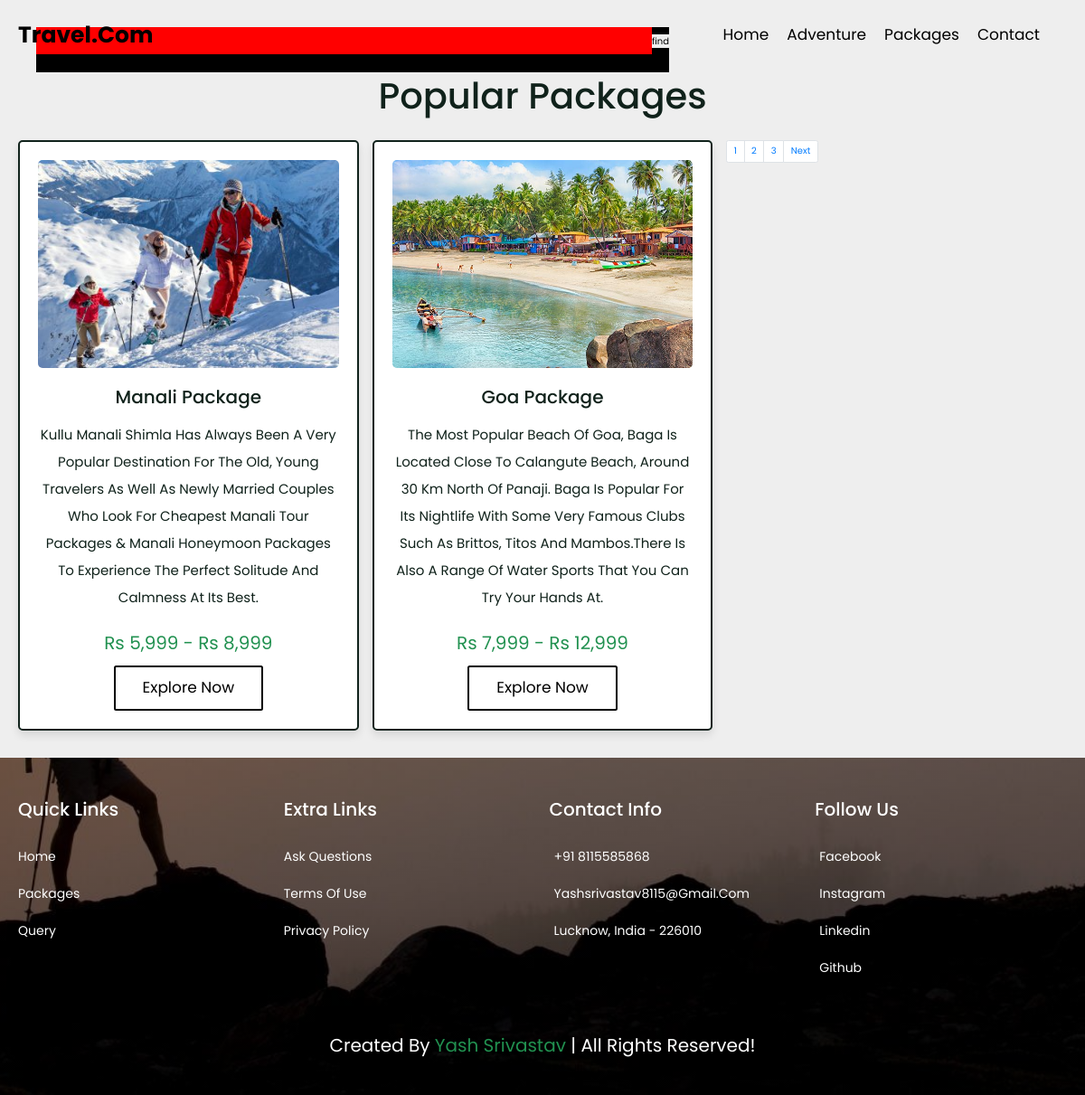
Page /packages/ on the committed database.
### packages/models.py (models this page shows)
class Package(models.Model):
    place=models.CharField(max_length=50)
    see=models.TextField()
    price=models.TextField()
    image=models.FileField( upload_to="see/", max_length=100,null=True,default=None)

### mysite/views.py (the view)
# urls.py: path('packages/', views.packages ,name="packages"),
def packages(request):
    packageData=Package.objects.all()
    if request.method == "GET":
        p=request.GET.get('packages')
        if p!=None:
            packageData=Package.objects.filter(place = p)
    paginator=Paginator(packageData,2)
    page=request.GET.get('page')
    packageDatafinal=paginator.get_page(page)
    total=packageDatafinal.paginator.num_pages
    data={
        'packageData':packageDatafinal,
        'list':[n+1 for n in range(total)]
    }
    return render(request,"packages.html",data)

### templates/packages.html (shortened to what this page needs)
{% extends 'base.html' %} {% block sumit %}
<section class="packages" id="packages">
    <div>
        <form method="get" style="background-color: black;">
            <input type="text" name="packages" style="background-color:red;" value="" />
            <button type="submit">find</button>
        </form>
    </div>
    <h1 class="heading">popular packages</h1>
    <div class="box-container">
        {% for n in packageData %}
        <div class="box">
            <div class="image">
                <img src="/media/{{n.image}}" alt="">
            </div>
            <div class="content">
                <h3>{{n.place}}</h3>
                <p>{{n.see}}</p>
                <div class="price">{{n.price}}</div>
                <a href="/contact" class="btn">explore now</a>
            </div>
        </div>
        {% empty%} not found {% endfor %}
        <nav aria-label="...">
            <ul class="pagination">
                {% for n  in list %}
                <li class="page-item">
                    <a class="page-link" href="/packages/?page={{n}}">{{n}}</a>
                </li>
                {% endfor %}
                {% if packageData.has_next%}
                <li class="page-item">
                    <a class="page-link" href="/packages/?page={{packageData.previous_next_number}}">Next</a>
                </li>
                {% endif%}
            </ul>
        </nav>
    </div>
</section>
{% endblock sumit %}

### templates/base.html
{% include 'header.html' %}
{% block sumit %}
{% endblock sumit %}
{% include 'footer.html' %}

### templates/header.html (shortened to what this page needs)
<!DOCTYPE html>
<html>
<head>
    <link rel="stylesheet" href="https://cdn.jsdelivr.net/npm/bootstrap@4.0.0/dist/css/bootstrap.min.css">    <link rel="stylesheet" href="/static/css/style.css">
</head>
<body>
    <header class="header">
        <a href="#" class="logo"> travel.com</a>
        <nav class="navbar">
            <a href="/home">home</a>
            <a href="/category">Adventure</a>
            <a href="/packages">packages</a>
            <a href="/contact">contact</a>
        </nav>
    </header>

### templates/footer.html (shortened to what this page needs)
<section class="footer">
    <div class="box-container">
        <div class="box">
            <h3>Quick links</h3>
            <a href="#home">home</a>
            <a href="#packages">packages</a>
            <a href="#query">query</a>
        </div>
        <div class="box">
            <h3>extra links</h3>
            <a href="#contact">ask questions</a>
            <a href="#">terms of use</a>
            <a href="#">privacy policy</a>
        </div>
        <div class="box">
            <h3>contact info</h3>
            <a href="tel:+918115585868"> <i class="fas fa-phone"></i> +91 8115585868 </a>
            <a href="mailto: yashsrivastav8115@gmail.com"> <i class="fas fa-envelope"></i> yashsrivastav8115@gmail.com </a>
            <a href="#"> <i class="fas fa-map"></i> Lucknow, india - 226010 </a>
        </div>
        <div class="box">
            <h3>follow us</h3>
            <a href="https://www.facebook.com/yash.srivastav0"> <i class="fab fa-facebook-f"></i> facebook </a>
            <a href="https://www.instagram.com/yash_srivastav_"> <i class="fab fa-instagram"></i> instagram </a>
            <a href="https://www.linkedin.com/in/yash-srivastav/"> <i class="fab fa-linkedin"></i> linkedin </a>
            <a href="https://github.com/Yash-srivastav16"> <i class="fab fa-github"></i> github </a>
        </div>
    </div>
    <div class="credit">created by <span>yash srivastav</span> | all rights reserved!</div>
</section>
</body>
</html>

### static/css/style.css (style rules this page uses)
* { font-family: 'Poppins', sans-serif; margin:0; padding:0; box-sizing: border-box; outline: none; border:none; text-decoration: none; text-transform: capitalize; transition: .2s linear; }
html { font-size: 62.5%; overflow-x: hidden; scroll-behavior: smooth; scroll-padding-top: 5rem; }
section { padding:5rem 9%; }
.btn { margin-top: 1rem; display: inline-block; border:0.2rem solid black; color:black; cursor:pointer; background:none; font-size:1.7rem; padding:1rem 3rem; }
.heading { text-align: center; margin-bottom: 2.5rem; font-size: 4rem; color: #10221b; }
.header { position: fixed; top: 0; left: 0; right: 0; padding:2rem 9%; z-index: 1000; display: flex; align-items: center; }
.header .logo { margin-right: auto; font-size: 2.5rem; color:black; font-weight: bolder; }
i { color:green; }
.header .navbar a { margin-left: 2rem; font-size: 1.7rem; color: black; }
form { width:70rem; margin: 0 2rem; padding-bottom: 2rem; border-bottom: .2rem solid white; display:flex; align-items: center; }
form input { width:100%; font-size: 2rem; color:white; text-transform: none; background: none; padding-right: 2rem; }
form input::placeholder { color:#aaa; }
.packages { background: #eee; }
.packages .box-container { display: -ms-grid; display: grid; -ms-grid-columns: (minmax(32rem, 1fr))[auto-fit]; grid-template-columns: repeat(auto-fit, minmax(32rem, 1fr)); gap: 1.5rem; }
.packages .box-container .box { text-align: center; background: #fff; border: 0.2rem solid #10221b; -webkit-box-shadow: 0 0.5rem 1rem rgba(0, 0, 0, 0.1); box-shadow: 0 0.5rem 1rem rgba(0, 0, 0, 0.1); border-radius: .5rem; }
.packages .box-container .box .image { height: 25rem; overflow: hidden; padding: 2rem; padding-bottom: 0; border-radius: .5rem; }
.packages .box-container .box .image img { height: 100%; width: 100%; -o-object-fit: cover; object-fit: cover; border-radius: .5rem; }
.packages .box-container .box .content { padding: 2rem; }
.packages .box-container .box .content h3 { font-size: 2rem; color: #10221b; }
.packages .box-container .box .content p { font-size: 1.5rem; color: #10221b; padding: 1rem 0; line-height: 2; }
.packages .box-container .box .content .price { font-size: 2rem; color: #219150; }
.footer { background: -webkit-gradient(linear, left top, left bottom, from(rgba(0, 0, 0, 0.5)), to(rgba(0, 0, 0, 0.5))), url(../images/footer-bg.jpg) no-repeat; background: linear-gradient(rgba(0, 0, 0, 0.5), rgba(0, 0, 0, 0.5)), url(../images/footer.jpg) no-repeat; background-size: cover; background-position: center; background-attachment: fixed; }
.footer .box-container { display: -ms-grid; display: grid; -ms-grid-columns: (minmax(25rem, 1fr))[auto-fit]; grid-template-columns: repeat(auto-fit, minmax(25rem, 1fr)); gap: 1.5rem; }
.footer .box-container .box h3 { font-size: 2rem; padding: 1.5rem 0; color: #fff; }
.footer .box-container .box a { display: block; font-size: 1.4rem; color: #fff; padding: 1rem 0; }
.footer .box-container .box a i { color: #219150; padding-right: .5rem; }
.footer .credit { text-align: center; margin-top: 2.5rem; padding: 1rem; padding-top: 2.5rem; font-size: 2rem; color: #fff; }
.footer .credit span { color: #219150; }
@media (max-width:1200px) { .header { padding: 2rem; } }
@media (max-width:1200px) { section { padding:3rem 2rem; } }

### rows in the picture
Package: image (picture), place "Manali Package", see "Kullu Manali Shimla Has Always Been A Very Popular Destination For The Old, Young Travelers As Well As Newly Married Couples Who Look For Cheapest Manali Tour Packages & Manali Honeymoon Packages To Experience The Perfect Solitude And Calmness At Its Best.", price "Rs 5,999 - Rs 8,999"
Package: image (picture), place "Goa Package", see "The Most Popular Beach Of Goa, Baga Is Located Close To Calangute Beach, Around 30 Km North Of Panaji. Baga Is Popular For Its Nightlife With Some Very Famous Clubs Such As Brittos, Titos And Mambos.There Is Also A Range Of Water Sports That You Can Try Your Hands At.", price "Rs 7,999 - Rs 12,999"

### other values in the picture
{{ n }} "1" "2" "3"
